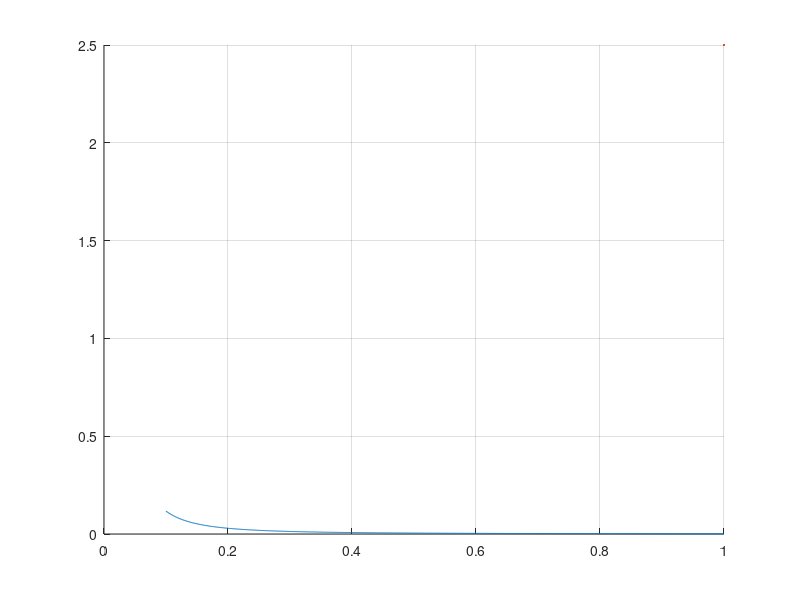

This figure's MATLAB source: (Note: this script raises an error after producing the figure.)
format compact;

% t = [0:0.001:100 100.1:0.1:2000 2001:1:5001];
t = 0:0.1:5001;
r = [0.1:0.001:1]; % grid
% t = [0:0.001:100 100.1:0.1:2000 2001:1:5001];
% r = [0:0.01:11]; % grid

% parameters
a = 0.1;    % 0.1 mum
% e0 = -0.1;  % epsilon_0

sim_grid40 = zeros(length(t),length(r));
sim_grid400 = zeros(length(t),length(r));
% for i = 1:length(t)    
%     sim_grid40(i,:) = calculate_ee0(r,t(i),a,0.04);
%     sim_grid400(i,:) = calculate_ee0(r,t(i),a,0.4);
%     max_eps40 = a^2/pi*1./r.^2*exp(-1);
%     max_eps400 = a^2/pi*1./r.^2*exp(-1);
% end

hold on
max_eps40 = a^2/pi*1./r.^2*exp(-1);
max_eps400 = a^2/pi*1./r.^2*exp(-1);
colors = [0 0.4470 0.7410; 0.8500 0.3250 0.0980; 0.4660 0.6740 0.1880];
% [maxs40, maxs_id40] = max(sim_grid40,[],1);
% [maxs400, maxs_id400] = max(sim_grid400,[],1);
% B40 = t(maxs_id40);
% B400 = t(maxs_id400);
% plot(r,B40,'-',LineWidth=2.5,color=colors(1,:))
% plot(r,B400,'--',LineWidth=2.5,color=colors(1,:))
plot(r,max_eps40,'-',LineWidth=2.5)
% plot(r,max_eps400,'--',LineWidth=2.5)

grid on; ax = gca;
labelsize=16; ax.XAxis.FontSize = labelsize; ax.YAxis.FontSize = labelsize;
xlabel("\rho [\mum]",FontSize=18);
ylabel('$\varepsilon$ / $\varepsilon_0$', 'Interpreter','latex',FontSize=18)
xlim([0 1])
% ylabel("t^* [s]",FontSize=16)
% legend(["40Pa" "400Pa"],FontSize=14)
hold off

function ee0 = calculate_ee0(r,t,a,D)
ee0 = 1/pi*(4*a^2)/(16*D*t+a^2)*exp(-4*r.^2/(16*D*t+a^2));
end

function plot_max_times(sim_grid, t, x)
[maxs, maxs_id] = max(sim_grid,[],1);
B = t(maxs_id);
plot(x,B,LineWidth=2.5)
xlabel("$\rho$ [\mum]",FontSize=13)
ylabel("t^* [s]",FontSize=13)
grid on
end

function max_gam_at_dist(sim_grid400, x, b0, a, e0)
hold off
[maxs40, maxs_id] = max(sim_grid40,[],1);
[maxs400, maxs_id] = max(sim_grid400,[],1);
maxs40 = gg0(x,b0,a,40,e0);
maxs400 = gg0(x,b0,a,400,e0);
hold on
plot(x,maxs400,'-',LineWidth=2)
plot(x,maxs40,'--',LineWidth=2)
ax = gca;
ax.XAxis.FontSize = 16;
ax.YAxis.FontSize = 16;
legend('400 Pa', '40 Pa',FontSize=12)
% xlim([0 0.0005])
xlabel("\rho [\mum]","FontSize",22)
ylabel("\Delta\gamma [\muN/m]","FontSize",20)
grid on
hold off
end